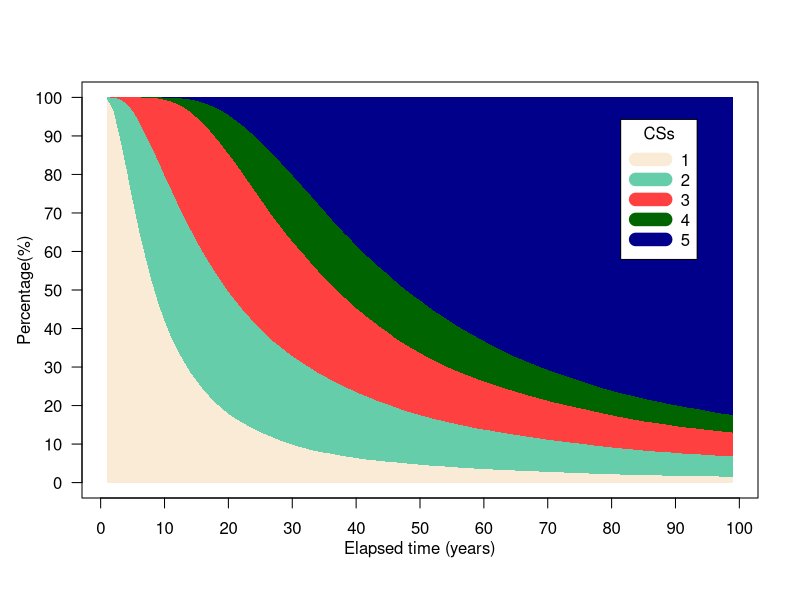

The R source for this figure:
############INPUT PART############################
jmax=5  # Range of condition states
z=1 # Please select the interval or elapsed time in Markov processs
totalyear=99 # Total number of years used to compute the state probabilities over time.
########################################

dulieu<-read.csv("bridge.csv", header=T)
dulieu=data.frame(dulieu)

csstate<-matrix(double(1),nrow=totalyear,ncol=jmax) #state probability in year
csstate<-dulieu
#a function to plot the stacked shaded areas over time
plot.new()
stackedPlot <- function(data, time=NULL, col=1:length(data),...) {
  if (is.null(time)) {
    time <- 1:length(data[[1]])
    plot(0,0, xlim = range(time), ylim = c(0,max(rowSums(data))), t="n" , ...)
    for (i in length(data):1) {
      #the summup to the current collumn
      prep.data <- rowSums(data[1:i]);     
      # The polygon must have his first and last point on the zero line
      prep.y <- c(0, prep.data,0)
      prep.x <- c(time[1], time, time[length(time)] )
      polygon(prep.x, prep.y, col=col[i], border = NA);
    }
  }
}
#--------------------
#define evolution of conditison states over time into data frame
csstate=csstate*100 #turning probability distribution of condition states to percentage
csstate <- data.frame(csstate)

colors=c("antiquewhite","aquamarine3","brown1","darkgreen","darkblue")

stackedPlot(csstate,axes=FALSE,col = colors,xlab="",ylab="") #this is used for defaul colour
axis(2,pretty(range(c(0,100)),10),las=1)
axis(1,pretty(range(c(0,100)),10),las=1)
#axis(1,at=c(0,5,10,15,20,25,30,35,40,450,50),labels=c(0,5,10,15,20,25,30,35,40,45,50),las=1)

mtext(expression(paste("Percentage(%)")),side=2,line=2.2, adj = 0.5 )
mtext(expression(paste("Elapsed time (years)")),side=1,line=2.2, adj = 0.5 )
legend("topright", inset=0.09, title="CSs",col=colors,lty=2,lwd=13,legend=c(1:jmax),bg="white",cex=1)

box()

#THE END
